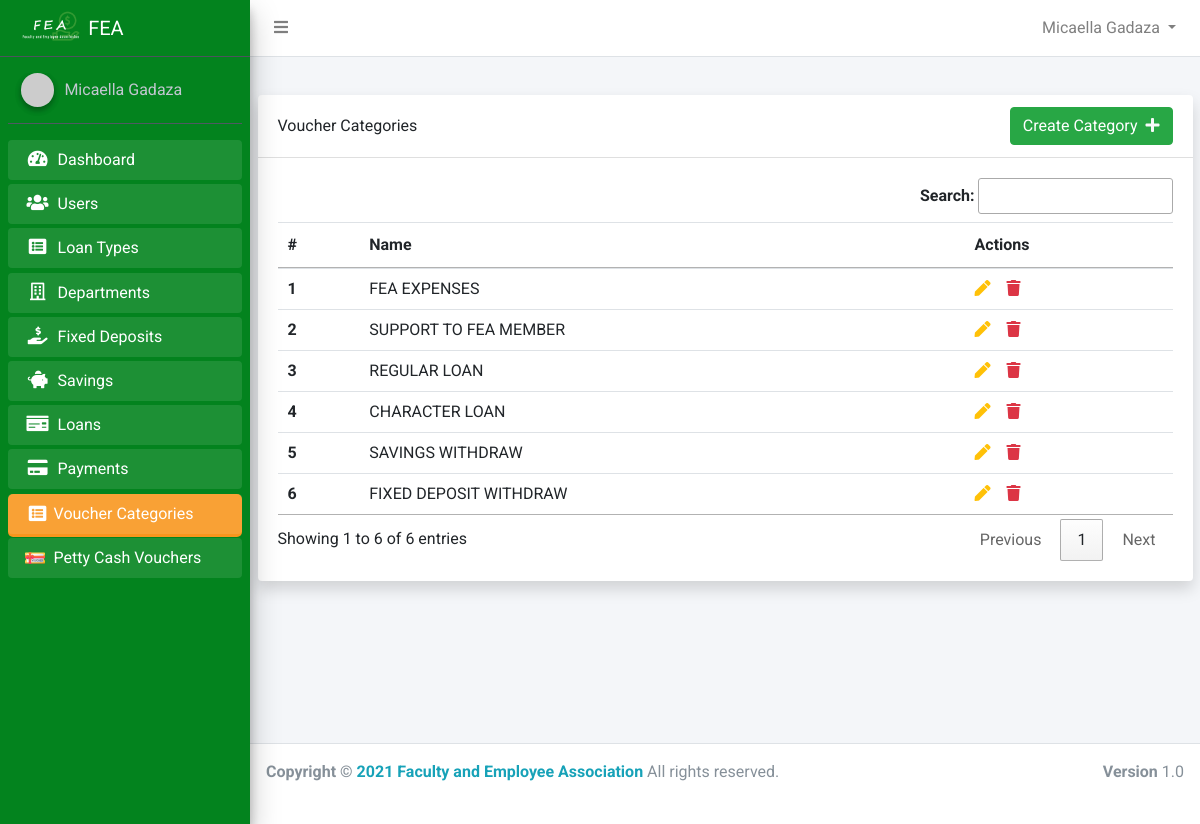
/admin/categories_voucher.php (signed in), run on the app's committed database.
### tables this page shows
CREATE TABLE `users` (
  `id` int(11) NOT NULL,
  `account_number` varchar(50) NOT NULL,
  `firstname` varchar(50) NOT NULL,
  `middlename` varchar(50) NOT NULL,
  `lastname` varchar(50) NOT NULL,
  `home_address` varchar(255) NOT NULL,
  `permanent_address` varchar(255) NOT NULL,
  `gender` varchar(50) NOT NULL,
  `birth_date` varchar(255) DEFAULT NULL,
  `contact_number` varchar(50) NOT NULL,
  `email` varchar(50) NOT NULL,
  `password` varchar(50) NOT NULL,
  `position_id` int(11) DEFAULT NULL,
  `sg` int(11) NOT NULL,
  `employment_status` varchar(50) NOT NULL,
  `department_id` int(11) NOT NULL,
  `name_of_spouse` varchar(100) NOT NULL,
  `fathers_name` varchar(100) NOT NULL,
  `mothers_maiden_name` varchar(50) NOT NULL,
  `beneficiary` varchar(255) NOT NULL,
  `paid_membership` tinyint(1) NOT NULL DEFAULT 0,
  `active` tinyint(1) NOT NULL DEFAULT 0,
  `reason1` text DEFAULT NULL,
  `reason2` text DEFAULT NULL,
  `reason3` text DEFAULT NULL,
  `approved_by_m1` int(11) DEFAULT NULL,
  `approved_by_m2` int(11) DEFAULT NULL,
  `approved_by_m3` int(11) DEFAULT NULL,
  `approved_by_president` tinyint(1) NOT NULL DEFAULT 0,
  `reason_for_decline` text DEFAULT NULL,
  `created_at` timestamp NOT NULL DEFAULT current_timestamp()
);

CREATE TABLE `voucher_categories` (
  `id` int(11) NOT NULL,
  `name` varchar(255) NOT NULL
);

### app/config/config.php (called while the page is built, shortened)
<?php
class Connection
{
    public $conn;
    public function __construct()
    {
        try {
            $dsn = 'mysql:host=' . HOST . ';dbname=' . DB_NAME;
            $this->conn = new PDO($dsn, USERNAME, PASSWORD);
            $this->conn->setAttribute(PDO::ATTR_DEFAULT_FETCH_MODE, PDO::FETCH_OBJ);
            $this->conn->setAttribute(PDO::ATTR_EMULATE_PREPARES, false);
        } catch (PDOException $e) {
            echo "Error!: " . $e->getMessage() . "<br/>";
            die();
        }
        return $this->conn;
    }
}

### core.php (called while the page is built, shortened)
<?php
require_once 'app/config/config.php';
require_once 'app/models/User.php';
$user = new User();

### app/models/User.php (called while the page is built, shortened)
<?php
class User extends Connection
{
    public static function Auth()
    {
        if (isset($_SESSION['id'])) {
            return true;
        } else {
            return false;
        }
    }
    public function getFullName()
    {
        if (self::Auth()) {
            $user = $this->getUser();
            return ucwords($user->firstname) . ' ' . ucwords($user->lastname);
        } else {
            return 'Guess';
        }
    }
    public function getUser()
    {
        if (self::Auth()) {
            $sql = "SELECT * FROM users WHERE id=:id AND active=1 AND paid_membership=1";
            $stmt = $this->conn->prepare($sql);
            $stmt->execute(['id' => $_SESSION['id']]);
            $user = $stmt->fetch();
            return $user;
        }
    }
}

### app/controllers/admin/VoucherCategoryController.php (called while the page is built, shortened)
<?php
class VoucherCategory extends Connection
{
    public function index()
    {
        $sql = "SELECT * FROM voucher_categories";
        $stmt = $this->conn->query($sql);
        $stmt->execute();
        return  $stmt->fetchAll();
    }
}

### admin/categories_voucher.php (the view, shortened to what this page needs)
<?php
require_once '../core.php';
require_once '../app/includes/admin/header.php';
$activeVoucher = new VoucherCategory();
$categories = $activeVoucher->index();
?>
<div class="container">
    <div class="card shadow">
        <div class="card-header d-flex align-items-center">
            <h4>Voucher Categories</h4>
            <a href="category_voucher_create.php" class="btn btn-success ml-auto">Create Category<i class="ml-2 fas fa-plus text-light"></i></a>
        </div>
        <div class="card-body">
            <div class="table-responsive">
                <?php if ($categories) : ?>
                    <table class="table" id="myTable">
                        <thead>
                            <tr>
                                <th scope="col">#</th>
                                <th scope="col">Name</th>
                                <th scope="col">Actions</th>
                            </tr>
                        </thead>
                        <tbody>
                            <?php foreach ($categories as $key => $category) : ?>
                                <tr>
                                    <th scope="row"><?php echo $key + 1 ?></th>
                                    <td><?php echo strtoupper($category->name) ?></td>
                                    <td class="d-flex">
                                        <form action="category_voucher_update.php" method="POST">
                                            <button type="submit" class="text-warning mr-3" style="border:none; background:none">
                                                <i class="fas fa-pen"></i>
                                            </button>
                                        </form>
                                        <form action="category_voucher_delete.php" method="POST">
                                            <button type="submit" style="border:none; background:none">
                                                <i class="fas fa-trash text-danger"></i>
                                            </button>
                                        </form>
                                    </td>
                                </tr>
                            <?php endforeach; ?>
                        </tbody>
                    </table>
                <?php else : ?>
                    <h2 class="text-secondary text-center">No Voucher Category Yet</h2>
                <?php endif; ?>
            </div>
        </div>
    </div>
</div>
</div>
<?php require_once  '../app/includes/admin/footer.php' ?>

### app/includes/admin/navbar.php (shortened to what this page needs)
<nav class="main-header navbar navbar-expand navbar-white navbar-light">
    <ul class="navbar-nav" style="width:100%;">
        <li class="nav-item">
            <a class="nav-link" data-widget="pushmenu" href="#" role="button"><i class="fas fa-bars"></i></a>
        </li>
        <li class="nav-item dropdown" style="margin-left:auto">
            <a id="navbarDropdown" class="nav-link dropdown-toggle" href="#" role="button" data-toggle="dropdown" aria-haspopup="true" aria-expanded="false" v-pre>
                <?php echo $user->getFullName() ?>
            </a>
        </li>
    </ul>
</nav>

### app/includes/admin/sidebar.php (shortened to what this page needs)
<div class="sidebar">
    <div class="user-panel mt-3 pb-3 mb-3 d-flex">
        <div class="image">
            <img src="https://ui-avatars.com/api/?name=<?php echo $user->getFullName() ?>" class="img-circle elevation-2" alt="User Image">
        </div>
        <div class="info">
            <a href="" class="d-block"><?php echo $user->getFullName() ?></a>
        </div>
    </div>
    <nav class="mt-2">
        <ul class="nav nav-pills nav-sidebar flex-column" data-widget="treeview" role="menu" data-accordion="false">
            <?php if ($_SESSION['position_id'] == 1) : ?>
                <li class="nav-item menu-open
                <?php echo (strpos(CURRENT_URL, 'dashboard') !== false) ? 'active' : '' ?>
                ">
                    <a href="<?php echo BASE_URL . '/admin/dashboard.php' ?>" class="nav-link">
                        <i class="nav-icon fas fa-tachometer-alt"></i>
                        <p>
                            Dashboard
                        </p>
                    </a>
                </li>
                <li class="nav-item menu-open
            <?php echo (strpos(CURRENT_URL, 'admin_user') !== false) ? 'active' : '' ?>
            ">
                    <a href="<?php echo BASE_URL . 'admin/admin_users.php' ?>" class="nav-link">
                        <i class="nav-icon fas fa-users"></i>
                        <p>
                            Users
                        </p>
                    </a>
                </li>
                <li class="nav-item menu-open
            <?php echo (strpos(CURRENT_URL, 'type') !== false) ? 'active' : '' ?>
            ">
                    <a href="<?php echo BASE_URL . 'admin/types.php' ?>" class="nav-link ">
                        <i class="nav-icon fa fa-list-alt"></i>
                        <p>
                            Loan Types
                        </p>
                    </a>
                </li>
                <li class="nav-item menu-open
            <?php echo (strpos(CURRENT_URL, 'department') !== false) ? 'active' : '' ?>
            ">
                    <a href="<?php echo BASE_URL . 'admin/departments.php' ?>" class="nav-link">
                        <i class="nav-icon far fa-building"></i>
                        <p>
                            Departments
                        </p>
                    </a>
                </li>
                <li class="nav-item menu-open
            <?php echo (strpos(CURRENT_URL, 'deposit') !== false) ? 'active' : '' ?>
            ">
                    <a href="<?php echo BASE_URL . 'admin/fixed_deposits.php' ?>" class="nav-link">
                        <i class="nav-icon fas fa-hand-holding-usd"></i>
                        <p>
                            Fixed Deposits
                        </p>
                    </a>
                </li>
                <li class="nav-item menu-open
            <?php echo (strpos(CURRENT_URL, 'saving') !== false) ? 'active' : '' ?>
            ">
                    <a href="<?php echo BASE_URL . 'admin/savings.php' ?>" class="nav-link">
                        <i class="nav-icon fas fa-piggy-bank"></i>
                        <p>
                            Savings
                        </p>
                    </a>
                </li>
                <li class="nav-item menu-open
            <?php echo (strpos(CURRENT_URL, 'admin/loan') !== false) ? 'active' : '' ?>
            ">
                    <a href="<?php echo BASE_URL . 'admin/loans.php' ?>" class=" nav-link ">
                        <i class="nav-icon fas fa-money-check"></i>
                        <p>
                            Loans
                        </p>
                    </a>
                </li>
                <li class="nav-item menu-open
            <?php echo (strpos(CURRENT_URL, 'payment') !== false) ? 'active' : '' ?>
            ">
                    <a href="<?php echo BASE_URL . 'admin/payments.php' ?>" class=" nav-link ">
                        <i class="nav-icon fas fa-credit-card"></i>
                        <p>
                            Payments
                        </p>
                    </a>
                </li>
                <li class="nav-item menu-open
            <?php echo (strpos(CURRENT_URL, 'admin/categor') !== false) ? 'active' : '' ?>
            ">
                    <a href="<?php echo BASE_URL . 'admin/categories_voucher.php' ?>" class=" nav-link d-flex align-items-center">
                        <i class="nav-icon fa fa-list-alt"></i>
                        <p>
                            Voucher Categories
                        </p>
                    </a>
                </li>
                <li class="nav-item menu-open
            <?php echo (strpos(CURRENT_URL, 'admin/voucher') !== false) ? 'active' : '' ?>
            ">
                    <a href="<?php echo BASE_URL . 'admin/vouchers.php' ?>" class=" nav-link d-flex align-items-center">
                        <i class="nav-icon">
                            <img src="../assets/img/voucher_icon.svg" alt="" width="20px" height="25px">
                        </i>
                        <p>
                            Petty Cash Vouchers
                        </p>
                    </a>
                </li>
            <?php endif ?>
        </ul>
    </nav>
</div>

### assets/admin/css/admin.css (style rules this page uses)
.sidebar { background: rgb(3, 131, 30); }
.menu-open { margin-bottom: 1px !important; }
.active { background: #f8961e; border-radius: 5px; }

### app/includes/admin/header.php (style rules this page uses)
body { font-family: 'Roboto', sans-serif; }

### data on the page
users: $user->getFullName() "Micaella Gadaza"
voucher_categories: name "FEA EXPENSES"
voucher_categories: name "SUPPORT TO FEA MEMBER"
voucher_categories: name "REGULAR LOAN"
voucher_categories: name "CHARACTER LOAN"
voucher_categories: name "SAVINGS WITHDRAW"
voucher_categories: name "FIXED DEPOSIT WITHDRAW"
